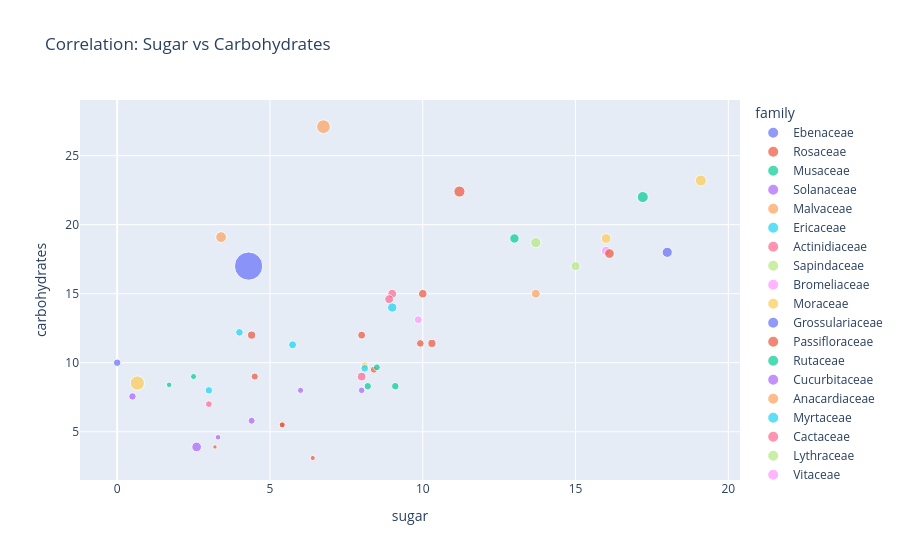

Notebook code cell kept with this figure:
### Code cell
fig_scatter = px.scatter(df, 
                             x='sugar', 
                             y='carbohydrates', 
                             size='calories', 
                             color='family', 
                             hover_name='name',
                             title='Correlation: Sugar vs Carbohydrates')
fig_scatter.show()

### Figure 1 — Plotly figure (JSON) as saved in the notebook; plotly's stock layout.template omitted (floating-point values rounded to 4 significant figures)
{"data": [{"hovertemplate": "<b>%{hovertext}</b><br><br>family=Ebenaceae<br>sugar=%{x}<br>carbohydrates=%{y}<br>calories=%{marker.size}<extra></extra>", "hovertext": ["Persimmon"], "legendgroup": "Ebenaceae", "marker": {"color": "#636efa", "size": [81], "sizemode": "area", "sizeref": 1.57, "symbol": "circle"}, "mode": "markers", "name": "Ebenaceae", "orientation": "v", "showlegend": true, "type": "scatter", "x": [18], "xaxis": "x", "y": [18], "yaxis": "y"}, {"hovertemplate": "<b>%{hovertext}</b><br><br>family=Rosaceae<br>sugar=%{x}<br>carbohydrates=%{y}<br>calories=%{marker.size}<extra></extra>", "hovertext": ["Strawberry", "Pear", "Blackberry", "Plum", "GreenApple", "Raspberry", "Blueberry", "Apple", "Apricot", "Cherry", "Peach"], "legendgroup": "Rosaceae", "marker": {"color": "#EF553B", "size": [29, 57, 40, 46, 21, 53, 29, 52, 15, 50, 39], "sizemode": "area", "sizeref": 1.57, "symbol": "circle"}, "mode": "markers", "name": "Rosaceae", "orientation": "v", "showlegend": true, "type": "scatter", "x": [5.4, 10, 4.5, 9.92, 6.4, 4.4, 5.4, 10.3, 3.2, 8, 8.4], "xaxis": "x", "y": [5.5, 15, 9, 11.4, 3.1, 12, 5.5, 11.4, 3.9, 12, 9.5], "yaxis": "y"}, {"hovertemplate": "<b>%{hovertext}</b><br><br>family=Musaceae<br>sugar=%{x}<br>carbohydrates=%{y}<br>calories=%{marker.size}<extra></extra>", "hovertext": ["Banana"], "legendgroup": "Musaceae", "marker": {"color": "#00cc96", "size": [96], "sizemode": "area", "sizeref": 1.57, "symbol": "circle"}, "mode": "markers", "name": "Musaceae", "orientation": "v", "showlegend": true, "type": "scatter", "x": [17.2], "xaxis": "x", "y": [22], "yaxis": "y"}, {"hovertemplate": "<b>%{hovertext}</b><br><br>family=Solanaceae<br>sugar=%{x}<br>carbohydrates=%{y}<br>calories=%{marker.size}<extra></extra>", "hovertext": ["Tomato"], "legendgroup": "Solanaceae", "marker": {"color": "#ab63fa", "size": [74], "sizemode": "area", "sizeref": 1.57, "symbol": "circle"}, "mode": "markers", "name": "Solanaceae", "orientation": "v", "showlegend": true, "type": "scatter", "x": [2.6], "xaxis": "x", "y": [3.9], "yaxis": "y"}, {"hovertemplate": "<b>%{hovertext}</b><br><br>family=Malvaceae<br>sugar=%{x}<br>carbohydrates=%{y}<br>calories=%{marker.size}<extra></extra>", "hovertext": ["Durian"], "legendgroup": "Malvaceae", "marker": {"color": "#FFA15A", "size": [147], "sizemode": "area", "sizeref": 1.57, "symbol": "circle"}, "mode": "markers", "name": "Malvaceae", "orientation": "v", "showlegend": true, "type": "scatter", "x": [6.75], "xaxis": "x", "y": [27.1], "yaxis": "y"}, {"hovertemplate": "<b>%{hovertext}</b><br><br>family=Ericaceae<br>sugar=%{x}<br>carbohydrates=%{y}<br>calories=%{marker.size}<extra></extra>", "hovertext": ["Lingonberry", "Cranberry"], "legendgroup": "Ericaceae", "marker": {"color": "#19d3f3", "size": [50, 46], "sizemode": "area", "sizeref": 1.57, "symbol": "circle"}, "mode": "markers", "name": "Ericaceae", "orientation": "v", "showlegend": true, "type": "scatter", "x": [5.74, 4], "xaxis": "x", "y": [11.3, 12.2], "yaxis": "y"}, {"hovertemplate": "<b>%{hovertext}</b><br><br>family=Actinidiaceae<br>sugar=%{x}<br>carbohydrates=%{y}<br>calories=%{marker.size}<extra></extra>", "hovertext": ["Kiwi", "Kiwifruit"], "legendgroup": "Actinidiaceae", "marker": {"color": "#FF6692", "size": [61, 61], "sizemode": "area", "sizeref": 1.57, "symbol": "circle"}, "mode": "markers", "name": "Actinidiaceae", "orientation": "v", "showlegend": true, "type": "scatter", "x": [9, 8.9], "xaxis": "x", "y": [15, 14.6], "yaxis": "y"}, {"hovertemplate": "<b>%{hovertext}</b><br><br>family=Sapindaceae<br>sugar=%{x}<br>carbohydrates=%{y}<br>calories=%{marker.size}<extra></extra>", "hovertext": ["Lychee"], "legendgroup": "Sapindaceae", "marker": {"color": "#B6E880", "size": [66], "sizemode": "area", "sizeref": 1.57, "symbol": "circle"}, "mode": "markers", "name": "Sapindaceae", "orientation": "v", "showlegend": true, "type": "scatter", "x": [15], "xaxis": "x", "y": [17], "yaxis": "y"}, {"hovertemplate": "<b>%{hovertext}</b><br><br>family=Bromeliaceae<br>sugar=%{x}<br>carbohydrates=%{y}<br>calories=%{marker.size}<extra></extra>", "hovertext": ["Pineapple"], "legendgroup": "Bromeliaceae", "marker": {"color": "#FF97FF", "size": [50], "sizemode": "area", "sizeref": 1.57, "symbol": "circle"}, "mode": "markers", "name": "Bromeliaceae", "orientation": "v", "showlegend": true, "type": "scatter", "x": [9.85], "xaxis": "x", "y": [13.12], "yaxis": "y"}, {"hovertemplate": "<b>%{hovertext}</b><br><br>family=Moraceae<br>sugar=%{x}<br>carbohydrates=%{y}<br>calories=%{marker.size}<extra></extra>", "hovertext": ["Fig", "Morus", "Jackfruit"], "legendgroup": "Moraceae", "marker": {"color": "#FECB52", "size": [74, 43, 95], "sizemode": "area", "sizeref": 1.57, "symbol": "circle"}, "mode": "markers", "name": "Moraceae", "orientation": "v", "showlegend": true, "type": "scatter", "x": [16, 8.1, 19.1], "xaxis": "x", "y": [19, 9.8, 23.2], "yaxis": "y"}, {"hovertemplate": "<b>%{hovertext}</b><br><br>family=Grossulariaceae<br>sugar=%{x}<br>carbohydrates=%{y}<br>calories=%{marker.size}<extra></extra>", "hovertext": ["Gooseberry"], "legendgroup": "Grossulariaceae", "marker": {"color": "#636efa", "size": [44], "sizemode": "area", "sizeref": 1.57, "symbol": "circle"}, "mode": "markers", "name": "Grossulariaceae", "orientation": "v", "showlegend": true, "type": "scatter", "x": [0], "xaxis": "x", "y": [10], "yaxis": "y"}, {"hovertemplate": "<b>%{hovertext}</b><br><br>family=Passifloraceae<br>sugar=%{x}<br>carbohydrates=%{y}<br>calories=%{marker.size}<extra></extra>", "hovertext": ["Passionfruit"], "legendgroup": "Passifloraceae", "marker": {"color": "#EF553B", "size": [97], "sizemode": "area", "sizeref": 1.57, "symbol": "circle"}, "mode": "markers", "name": "Passifloraceae", "orientation": "v", "showlegend": true, "type": "scatter", "x": [11.2], "xaxis": "x", "y": [22.4], "yaxis": "y"}, {"hovertemplate": "<b>%{hovertext}</b><br><br>family=Rutaceae<br>sugar=%{x}<br>carbohydrates=%{y}<br>calories=%{marker.size}<extra></extra>", "hovertext": ["Orange", "Lemon", "Tangerine", "Lime", "Pomelo"], "legendgroup": "Rutaceae", "marker": {"color": "#00cc96", "size": [43, 29, 45, 25, 37], "sizemode": "area", "sizeref": 1.57, "symbol": "circle"}, "mode": "markers", "name": "Rutaceae", "orientation": "v", "showlegend": true, "type": "scatter", "x": [8.2, 2.5, 9.1, 1.7, 8.5], "xaxis": "x", "y": [8.3, 9, 8.3, 8.4, 9.67], "yaxis": "y"}, {"hovertemplate": "<b>%{hovertext}</b><br><br>family=Cucurbitaceae<br>sugar=%{x}<br>carbohydrates=%{y}<br>calories=%{marker.size}<extra></extra>", "hovertext": ["Watermelon", "Melon", "Horned Melon", "Pumpkin"], "legendgroup": "Cucurbitaceae", "marker": {"color": "#ab63fa", "size": [30, 34, 44, 25], "sizemode": "area", "sizeref": 1.57, "symbol": "circle"}, "mode": "markers", "name": "Cucurbitaceae", "orientation": "v", "showlegend": true, "type": "scatter", "x": [6, 8, 0.5, 3.3], "xaxis": "x", "y": [8, 8, 7.56, 4.6], "yaxis": "y"}, {"hovertemplate": "<b>%{hovertext}</b><br><br>family=Anacardiaceae<br>sugar=%{x}<br>carbohydrates=%{y}<br>calories=%{marker.size}<extra></extra>", "hovertext": ["Mango"], "legendgroup": "Anacardiaceae", "marker": {"color": "#FFA15A", "size": [60], "sizemode": "area", "sizeref": 1.57, "symbol": "circle"}, "mode": "markers", "name": "Anacardiaceae", "orientation": "v", "showlegend": true, "type": "scatter", "x": [13.7], "xaxis": "x", "y": [15], "yaxis": "y"}, {"hovertemplate": "<b>%{hovertext}</b><br><br>family=Myrtaceae<br>sugar=%{x}<br>carbohydrates=%{y}<br>calories=%{marker.size}<extra></extra>", "hovertext": ["Guava", "Feijoa"], "legendgroup": "Myrtaceae", "marker": {"color": "#19d3f3", "size": [68, 44], "sizemode": "area", "sizeref": 1.57, "symbol": "circle"}, "mode": "markers", "name": "Myrtaceae", "orientation": "v", "showlegend": true, "type": "scatter", "x": [9, 3], "xaxis": "x", "y": [14, 8], "yaxis": "y"}, {"hovertemplate": "<b>%{hovertext}</b><br><br>family=Cactaceae<br>sugar=%{x}<br>carbohydrates=%{y}<br>calories=%{marker.size}<extra></extra>", "hovertext": ["Pitahaya", "Dragonfruit"], "legendgroup": "Cactaceae", "marker": {"color": "#FF6692", "size": [36, 60], "sizemode": "area", "sizeref": 1.57, "symbol": "circle"}, "mode": "markers", "name": "Cactaceae", "orientation": "v", "showlegend": true, "type": "scatter", "x": [3, 8], "xaxis": "x", "y": [7, 9], "yaxis": "y"}, {"hovertemplate": "<b>%{hovertext}</b><br><br>family=Lythraceae<br>sugar=%{x}<br>carbohydrates=%{y}<br>calories=%{marker.size}<extra></extra>", "hovertext": ["Pomegranate"], "legendgroup": "Lythraceae", "marker": {"color": "#B6E880", "size": [83], "sizemode": "area", "sizeref": 1.57, "symbol": "circle"}, "mode": "markers", "name": "Lythraceae", "orientation": "v", "showlegend": true, "type": "scatter", "x": [13.7], "xaxis": "x", "y": [18.7], "yaxis": "y"}, {"hovertemplate": "<b>%{hovertext}</b><br><br>family=Vitaceae<br>sugar=%{x}<br>carbohydrates=%{y}<br>calories=%{marker.size}<extra></extra>", "hovertext": ["Grape"], "legendgroup": "Vitaceae", "marker": {"color": "#FF97FF", "size": [69], "sizemode": "area", "sizeref": 1.57, "symbol": "circle"}, "mode": "markers", "name": "Vitaceae", "orientation": "v", "showlegend": true, "type": "scatter", "x": [16], "xaxis": "x", "y": [18.1], "yaxis": "y"}, {"hovertemplate": "<b>%{hovertext}</b><br><br>family=Lauraceae<br>sugar=%{x}<br>carbohydrates=%{y}<br>calories=%{marker.size}<extra></extra>", "hovertext": ["Avocado"], "legendgroup": "Lauraceae", "marker": {"color": "#FECB52", "size": [160], "sizemode": "area", "sizeref": 1.57, "symbol": "circle"}, "mode": "markers", "name": "Lauraceae", "orientation": "v", "showlegend": true, "type": "scatter", "x": [0.66], "xaxis": "x", "y": [8.53], "yaxis": "y"}, {"hovertemplate": "<b>%{hovertext}</b><br><br>family=Betulaceae<br>sugar=%{x}<br>carbohydrates=%{y}<br>calories=%{marker.size}<extra></extra>", "hovertext": ["Hazelnut"], "legendgroup": "Betulaceae", "marker": {"color": "#636efa", "size": [628], "sizemode": "area", "sizeref": 1.57, "symbol": "circle"}, "mode": "markers", "name": "Betulaceae", "orientation": "v", "showlegend": true, "type": "scatter", "x": [4.3], "xaxis": "x", "y": [17], "yaxis": "y"}, {"hovertemplate": "<b>%{hovertext}</b><br><br>family=Clusiaceae<br>sugar=%{x}<br>carbohydrates=%{y}<br>calories=%{marker.size}<extra></extra>", "hovertext": ["Mangosteen"], "legendgroup": "Clusiaceae", "marker": {"color": "#EF553B", "size": [73], "sizemode": "area", "sizeref": 1.57, "symbol": "circle"}, "mode": "markers", "name": "Clusiaceae", "orientation": "v", "showlegend": true, "type": "scatter", "x": [16.11], "xaxis": "x", "y": [17.91], "yaxis": "y"}, {"hovertemplate": "<b>%{hovertext}</b><br><br>family= Ebenaceae<br>sugar=%{x}<br>carbohydrates=%{y}<br>calories=%{marker.size}<extra></extra>", "hovertext": ["Japanese Persimmon"], "legendgroup": " Ebenaceae", "marker": {"color": "#00cc96", "size": [70], "sizemode": "area", "sizeref": 1.57, "symbol": "circle"}, "mode": "markers", "name": " Ebenaceae", "orientation": "v", "showlegend": true, "type": "scatter", "x": [13], "xaxis": "x", "y": [19], "yaxis": "y"}, {"hovertemplate": "<b>%{hovertext}</b><br><br>family=Caricaceae<br>sugar=%{x}<br>carbohydrates=%{y}<br>calories=%{marker.size}<extra></extra>", "hovertext": ["Papaya"], "legendgroup": "Caricaceae", "marker": {"color": "#ab63fa", "size": [39], "sizemode": "area", "sizeref": 1.57, "symbol": "circle"}, "mode": "markers", "name": "Caricaceae", "orientation": "v", "showlegend": true, "type": "scatter", "x": [4.4], "xaxis": "x", "y": [5.8], "yaxis": "y"}, {"hovertemplate": "<b>%{hovertext}</b><br><br>family=Annonaceae<br>sugar=%{x}<br>carbohydrates=%{y}<br>calories=%{marker.size}<extra></extra>", "hovertext": ["Annona"], "legendgroup": "Annonaceae", "marker": {"color": "#FFA15A", "size": [92], "sizemode": "area", "sizeref": 1.57, "symbol": "circle"}, "mode": "markers", "name": "Annonaceae", "orientation": "v", "showlegend": true, "type": "scatter", "x": [3.4], "xaxis": "x", "y": [19.1], "yaxis": "y"}, {"hovertemplate": "<b>%{hovertext}</b><br><br>family=Salicaceae<br>sugar=%{x}<br>carbohydrates=%{y}<br>calories=%{marker.size}<extra></extra>", "hovertext": ["Ceylon Gooseberry"], "legendgroup": "Salicaceae", "marker": {"color": "#19d3f3", "size": [47], "sizemode": "area", "sizeref": 1.57, "symbol": "circle"}, "mode": "markers", "name": "Salicaceae", "orientation": "v", "showlegend": true, "type": "scatter", "x": [8.1], "xaxis": "x", "y": [9.6], "yaxis": "y"}], "layout": {"legend": {"itemsizing": "constant", "title": {"text": "family"}, "tracegroupgap": 0}, "title": {"text": "Correlation: Sugar vs Carbohydrates"}, "xaxis": {"anchor": "y", "domain": [0, 1], "title": {"text": "sugar"}}, "yaxis": {"anchor": "x", "domain": [0, 1], "title": {"text": "carbohydrates"}}}}
